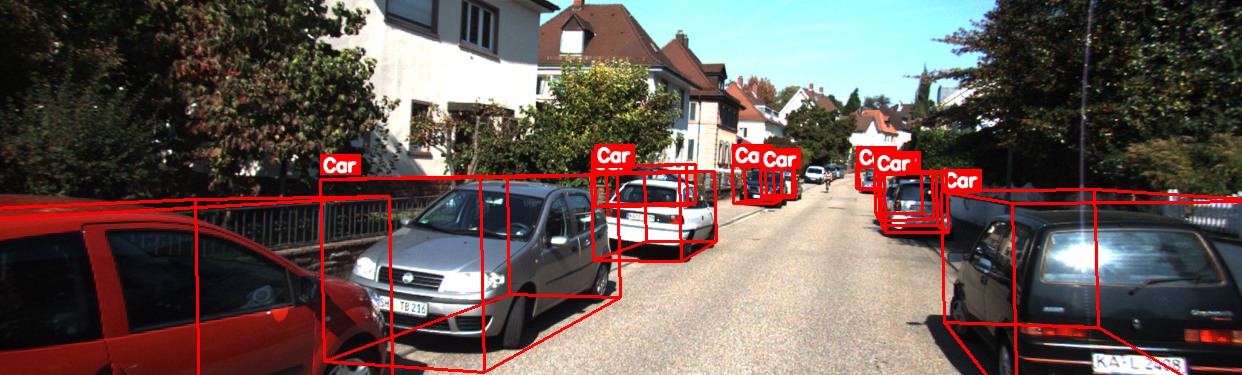
#> input picture 3D-object-detection/outputs/kitti_pointpillars/000008_2d_vis.png, 1242 x 375 px; its folder holds only this picture in this run
$ python create_gifs.py
#> lines starting #> are read from the running program, lines starting #| are printed output that depends on the picture
import glob
import os
from PIL import Image

def create_gif_from_images(image_folder, output_gif, fps=2, max_frames=10):
    """
    Create a GIF from PNG images using PIL
    """
#> called with image_folder = 'outputs/kitti_pointpillars', output_gif = 'results/kitti_pointpillars_video.gif', fps = 2, max_frames = 10
    images = sorted(glob.glob(os.path.join(image_folder, '*.png')))[:max_frames]

    if not images:
        print(f"No PNG images found in {image_folder}")
        return False

    print(f"Creating GIF from {len(images)} images...")

    frames = []
    for image_path in images:
        img = Image.open(image_path)
#> img is the input picture: PIL image 1242x375 RGB; mean R, G, B 102.4, 87, 81.3
        # Resize for smaller file size
        img = img.resize((img.width // 2, img.height // 2), Image.Resampling.LANCZOS)
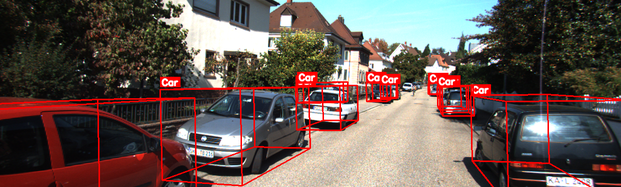
#> img: PIL image 621x187 RGB; mean R, G, B 102.1, 87, 81.3
        frames.append(img)

    # Save as GIF
    frames[0].save(
        output_gif,
        save_all=True,
        append_images=frames[1:],
        duration=int(1000/fps),
        loop=0
    )

    print(f"GIF saved to: {output_gif}")
    return True

def main():
    pointpillars_dirs = [
        ('outputs/kitti_pointpillars', 'results/kitti_pointpillars_video.gif'),
        ('outputs/kitti_pointpillars_gpu', 'results/kitti_pointpillars_gpu_video.gif'),
        ('outputs/kitti_pointpillars_cuda', 'results/kitti_pointpillars_cuda_video.gif'),
        ('outputs/kitti_pointpillars_3class', 'results/kitti_pointpillars_3class_video.gif'),
        ('outputs/nuscenes_pointpillars', 'results/nuscenes_pointpillars_video.gif'),
    ]

    for image_dir, gif_path in pointpillars_dirs:
        if os.path.exists(image_dir):
            print(f"\n{'='*60}")
            print(f"Processing: {image_dir}")
            print(f"{'='*60}")

            if create_gif_from_images(image_dir, gif_path, fps=2, max_frames=10):
                print(f"✓ GIF created successfully")
            else:
                print(f"✗ Failed to create GIF")
        else:
            print(f"\nSkipping {image_dir} - directory not found")

    print(f"\n{'='*60}")
    print("GIF creation complete!")
    print(f"{'='*60}")

if __name__ == "__main__":
    main()
